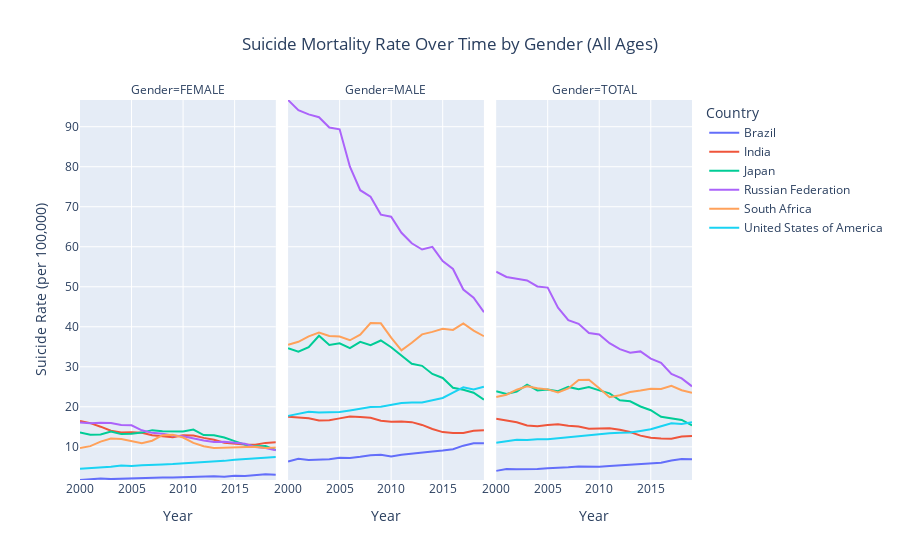

The notebook cell saved with this chart:
### Markdown cell above
## Option 1: Gender Dropdown
This section adds an interactive dropdown to explore suicide mortality trends by gender. Users can toggle between "MALE", "FEMALE", and "TOTAL" to compare how suicide rates differ across genders over time

### Code cell
# Step 1: Filter to selected countries and total age group
countries = ["United States of America", "India", "Brazil", "Japan", "South Africa", "Russian Federation"]
df_gender = df[
    (df["DIM_AGE"] == "TOTAL") &
    (df["GEO_NAME_SHORT"].isin(countries))
].copy()

# Step 2: Ensure gender order is consistent
df_gender["DIM_SEX"] = pd.Categorical(
    df_gender["DIM_SEX"],
    categories=["FEMALE", "MALE", "TOTAL"],
    ordered=True
)

# Step 3: Sort for proper line plotting
df_gender = df_gender.sort_values(by=["GEO_NAME_SHORT", "DIM_SEX", "DIM_TIME"])

# Step 4: Calculate global y-axis range
y_min = df_gender["RATE_PER_100000_N"].min()
y_max = df_gender["RATE_PER_100000_N"].max()

# Step 5: Create the faceted line chart
fig = px.line(
    df_gender,
    x="DIM_TIME",
    y="RATE_PER_100000_N",
    color="GEO_NAME_SHORT",
    line_group="GEO_NAME_SHORT",
    facet_col="DIM_SEX",
    title="Suicide Mortality Rate Over Time by Gender (All Ages)",
    labels={
        "DIM_TIME": "Year",
        "RATE_PER_100000_N": "Suicide Rate (per 100,000)",
        "GEO_NAME_SHORT": "Country",
        "DIM_SEX": "Gender"
    }
)

# Step 6: Apply consistent x-axis ticks and y-axis range
fig.update_layout(
    legend_title="Country",
    title_x=0.5
)

# Set x-axis ticks every 5 years for all subplots
fig.update_xaxes(
    tickmode='linear',
    tick0=2000,
    dtick=5,
    title='Year'
)

# Set consistent y-axis range for all subplots
for axis in ['yaxis', 'yaxis2', 'yaxis3']:
    fig.layout[axis].update(range=[y_min, y_max])

# Step 7: Show the plot
fig.show()

### Figure 1 — Plotly figure (JSON) as saved in the notebook; plotly's stock layout.template omitted (floating-point values rounded to 4 significant figures)
{"data": [{"hovertemplate": "Country=Brazil<br>Gender=FEMALE<br>Year=%{x}<br>Suicide Rate (per 100,000)=%{y}<extra></extra>", "legendgroup": "Brazil", "line": {"color": "#636efa", "dash": "solid"}, "marker": {"symbol": "circle"}, "mode": "lines", "name": "Brazil", "orientation": "v", "showlegend": true, "type": "scatter", "x": [2000, 2001, 2002, 2003, 2004, 2005, 2006, 2007, 2008, 2009, 2010, 2011, 2012, 2013, 2014, 2015, 2016, 2017, 2018, 2019], "xaxis": "x", "y": [1.7, 1.9, 2.05, 1.93, 2.03, 2.12, 2.19, 2.27, 2.34, 2.34, 2.45, 2.5, 2.63, 2.62, 2.53, 2.76, 2.69, 2.98, 3.14, 3.03], "yaxis": "y"}, {"hovertemplate": "Country=Brazil<br>Gender=MALE<br>Year=%{x}<br>Suicide Rate (per 100,000)=%{y}<extra></extra>", "legendgroup": "Brazil", "line": {"color": "#636efa", "dash": "solid"}, "marker": {"symbol": "circle"}, "mode": "lines", "name": "Brazil", "orientation": "v", "showlegend": false, "type": "scatter", "x": [2000, 2001, 2002, 2003, 2004, 2005, 2006, 2007, 2008, 2009, 2010, 2011, 2012, 2013, 2014, 2015, 2016, 2017, 2018, 2019], "xaxis": "x2", "y": [6.31, 6.98, 6.72, 6.79, 6.87, 7.25, 7.21, 7.51, 7.91, 7.99, 7.59, 8.03, 8.24, 8.62, 8.81, 9.08, 9.41, 10.28, 10.91, 10.88], "yaxis": "y2"}, {"hovertemplate": "Country=Brazil<br>Gender=TOTAL<br>Year=%{x}<br>Suicide Rate (per 100,000)=%{y}<extra></extra>", "legendgroup": "Brazil", "line": {"color": "#636efa", "dash": "solid"}, "marker": {"symbol": "circle"}, "mode": "lines", "name": "Brazil", "orientation": "v", "showlegend": false, "type": "scatter", "x": [2000, 2001, 2002, 2003, 2004, 2005, 2006, 2007, 2008, 2009, 2010, 2011, 2012, 2013, 2014, 2015, 2016, 2017, 2018, 2019], "xaxis": "x3", "y": [3.98, 4.42, 4.36, 4.34, 4.42, 4.66, 4.67, 4.86, 5.09, 5.13, 4.99, 5.23, 5.39, 5.58, 5.62, 5.87, 5.99, 6.58, 6.96, 6.89], "yaxis": "y3"}, {"hovertemplate": "Country=India<br>Gender=FEMALE<br>Year=%{x}<br>Suicide Rate (per 100,000)=%{y}<extra></extra>", "legendgroup": "India", "line": {"color": "#EF553B", "dash": "solid"}, "marker": {"symbol": "circle"}, "mode": "lines", "name": "India", "orientation": "v", "showlegend": true, "type": "scatter", "x": [2000, 2001, 2002, 2003, 2004, 2005, 2006, 2007, 2008, 2009, 2010, 2011, 2012, 2013, 2014, 2015, 2016, 2017, 2018, 2019], "xaxis": "x", "y": [16.44, 15.92, 15.03, 14.03, 13.55, 13.66, 13.48, 12.91, 12.65, 12.39, 12.87, 12.83, 12.23, 11.78, 11.0, 10.76, 10.56, 10.53, 10.98, 11.11], "yaxis": "y"}, {"hovertemplate": "Country=India<br>Gender=MALE<br>Year=%{x}<br>Suicide Rate (per 100,000)=%{y}<extra></extra>", "legendgroup": "India", "line": {"color": "#EF553B", "dash": "solid"}, "marker": {"symbol": "circle"}, "mode": "lines", "name": "India", "orientation": "v", "showlegend": false, "type": "scatter", "x": [2000, 2001, 2002, 2003, 2004, 2005, 2006, 2007, 2008, 2009, 2010, 2011, 2012, 2013, 2014, 2015, 2016, 2017, 2018, 2019], "xaxis": "x2", "y": [17.51, 17.23, 17.13, 16.57, 16.65, 17.1, 17.6, 17.44, 17.27, 16.49, 16.28, 16.35, 16.16, 15.46, 14.43, 13.67, 13.43, 13.43, 14.0, 14.14], "yaxis": "y2"}, {"hovertemplate": "Country=India<br>Gender=TOTAL<br>Year=%{x}<br>Suicide Rate (per 100,000)=%{y}<extra></extra>", "legendgroup": "India", "line": {"color": "#EF553B", "dash": "solid"}, "marker": {"symbol": "circle"}, "mode": "lines", "name": "India", "orientation": "v", "showlegend": false, "type": "scatter", "x": [2000, 2001, 2002, 2003, 2004, 2005, 2006, 2007, 2008, 2009, 2010, 2011, 2012, 2013, 2014, 2015, 2016, 2017, 2018, 2019], "xaxis": "x3", "y": [17.0, 16.6, 16.12, 15.35, 15.16, 15.45, 15.62, 15.27, 15.05, 14.53, 14.64, 14.66, 14.28, 13.7, 12.79, 12.27, 12.05, 12.04, 12.55, 12.69], "yaxis": "y3"}, {"hovertemplate": "Country=Japan<br>Gender=FEMALE<br>Year=%{x}<br>Suicide Rate (per 100,000)=%{y}<extra></extra>", "legendgroup": "Japan", "line": {"color": "#00cc96", "dash": "solid"}, "marker": {"symbol": "circle"}, "mode": "lines", "name": "Japan", "orientation": "v", "showlegend": true, "type": "scatter", "x": [2000, 2001, 2002, 2003, 2004, 2005, 2006, 2007, 2008, 2009, 2010, 2011, 2012, 2013, 2014, 2015, 2016, 2017, 2018, 2019], "xaxis": "x", "y": [13.56, 13.02, 13.09, 13.81, 13.17, 13.25, 13.55, 14.16, 13.9, 13.78, 13.81, 14.31, 12.92, 12.9, 12.3, 11.43, 10.54, 10.12, 10.21, 9.18], "yaxis": "y"}, {"hovertemplate": "Country=Japan<br>Gender=MALE<br>Year=%{x}<br>Suicide Rate (per 100,000)=%{y}<extra></extra>", "legendgroup": "Japan", "line": {"color": "#00cc96", "dash": "solid"}, "marker": {"symbol": "circle"}, "mode": "lines", "name": "Japan", "orientation": "v", "showlegend": false, "type": "scatter", "x": [2000, 2001, 2002, 2003, 2004, 2005, 2006, 2007, 2008, 2009, 2010, 2011, 2012, 2013, 2014, 2015, 2016, 2017, 2018, 2019], "xaxis": "x2", "y": [34.62, 33.75, 34.93, 37.75, 35.46, 35.88, 34.66, 36.23, 35.37, 36.57, 34.87, 32.81, 30.74, 30.23, 28.2, 27.2, 24.76, 24.24, 23.53, 21.81], "yaxis": "y2"}, {"hovertemplate": "Country=Japan<br>Gender=TOTAL<br>Year=%{x}<br>Suicide Rate (per 100,000)=%{y}<extra></extra>", "legendgroup": "Japan", "line": {"color": "#00cc96", "dash": "solid"}, "marker": {"symbol": "circle"}, "mode": "lines", "name": "Japan", "orientation": "v", "showlegend": false, "type": "scatter", "x": [2000, 2001, 2002, 2003, 2004, 2005, 2006, 2007, 2008, 2009, 2010, 2011, 2012, 2013, 2014, 2015, 2016, 2017, 2018, 2019], "xaxis": "x3", "y": [23.9, 23.19, 23.81, 25.55, 24.09, 24.34, 23.89, 24.97, 24.41, 24.93, 24.11, 23.36, 21.63, 21.37, 20.07, 19.13, 17.49, 17.01, 16.72, 15.34], "yaxis": "y3"}, {"hovertemplate": "Country=Russian Federation<br>Gender=FEMALE<br>Year=%{x}<br>Suicide Rate (per 100,000)=%{y}<extra></extra>", "legendgroup": "Russian Federation", "line": {"color": "#ab63fa", "dash": "solid"}, "marker": {"symbol": "circle"}, "mode": "lines", "name": "Russian Federation", "orientation": "v", "showlegend": true, "type": "scatter", "x": [2000, 2001, 2002, 2003, 2004, 2005, 2006, 2007, 2008, 2009, 2010, 2011, 2012, 2013, 2014, 2015, 2016, 2017, 2018, 2019], "xaxis": "x", "y": [16.07, 15.88, 16.0, 15.94, 15.42, 15.38, 14.12, 13.48, 13.24, 12.82, 12.64, 12.04, 11.57, 11.2, 11.27, 11.02, 10.74, 9.97, 9.72, 9.11], "yaxis": "y"}, {"hovertemplate": "Country=Russian Federation<br>Gender=MALE<br>Year=%{x}<br>Suicide Rate (per 100,000)=%{y}<extra></extra>", "legendgroup": "Russian Federation", "line": {"color": "#ab63fa", "dash": "solid"}, "marker": {"symbol": "circle"}, "mode": "lines", "name": "Russian Federation", "orientation": "v", "showlegend": false, "type": "scatter", "x": [2000, 2001, 2002, 2003, 2004, 2005, 2006, 2007, 2008, 2009, 2010, 2011, 2012, 2013, 2014, 2015, 2016, 2017, 2018, 2019], "xaxis": "x2", "y": [96.67, 94.11, 93.07, 92.36, 89.8, 89.34, 80.01, 74.13, 72.49, 68.03, 67.5, 63.49, 60.85, 59.3, 59.98, 56.41, 54.44, 49.3, 47.24, 43.63], "yaxis": "y2"}, {"hovertemplate": "Country=Russian Federation<br>Gender=TOTAL<br>Year=%{x}<br>Suicide Rate (per 100,000)=%{y}<extra></extra>", "legendgroup": "Russian Federation", "line": {"color": "#ab63fa", "dash": "solid"}, "marker": {"symbol": "circle"}, "mode": "lines", "name": "Russian Federation", "orientation": "v", "showlegend": false, "type": "scatter", "x": [2000, 2001, 2002, 2003, 2004, 2005, 2006, 2007, 2008, 2009, 2010, 2011, 2012, 2013, 2014, 2015, 2016, 2017, 2018, 2019], "xaxis": "x3", "y": [53.79, 52.44, 51.98, 51.58, 50.07, 49.79, 44.75, 41.65, 40.74, 38.43, 38.08, 35.89, 34.41, 33.49, 33.84, 32.05, 30.99, 28.19, 27.11, 25.11], "yaxis": "y3"}, {"hovertemplate": "Country=South Africa<br>Gender=FEMALE<br>Year=%{x}<br>Suicide Rate (per 100,000)=%{y}<extra></extra>", "legendgroup": "South Africa", "line": {"color": "#FFA15A", "dash": "solid"}, "marker": {"symbol": "circle"}, "mode": "lines", "name": "South Africa", "orientation": "v", "showlegend": true, "type": "scatter", "x": [2000, 2001, 2002, 2003, 2004, 2005, 2006, 2007, 2008, 2009, 2010, 2011, 2012, 2013, 2014, 2015, 2016, 2017, 2018, 2019], "xaxis": "x", "y": [9.71, 10.16, 11.3, 12.06, 11.94, 11.52, 10.92, 11.53, 12.89, 12.99, 12.32, 10.96, 10.14, 9.68, 9.8, 9.92, 10.05, 10.03, 9.68, 9.81], "yaxis": "y"}, {"hovertemplate": "Country=South Africa<br>Gender=MALE<br>Year=%{x}<br>Suicide Rate (per 100,000)=%{y}<extra></extra>", "legendgroup": "South Africa", "line": {"color": "#FFA15A", "dash": "solid"}, "marker": {"symbol": "circle"}, "mode": "lines", "name": "South Africa", "orientation": "v", "showlegend": false, "type": "scatter", "x": [2000, 2001, 2002, 2003, 2004, 2005, 2006, 2007, 2008, 2009, 2010, 2011, 2012, 2013, 2014, 2015, 2016, 2017, 2018, 2019], "xaxis": "x2", "y": [35.52, 36.25, 37.61, 38.55, 37.7, 37.54, 36.62, 38.01, 40.91, 40.86, 37.28, 34.09, 35.99, 38.1, 38.72, 39.51, 39.2, 40.82, 39.02, 37.64], "yaxis": "y2"}, {"hovertemplate": "Country=South Africa<br>Gender=TOTAL<br>Year=%{x}<br>Suicide Rate (per 100,000)=%{y}<extra></extra>", "legendgroup": "South Africa", "line": {"color": "#FFA15A", "dash": "solid"}, "marker": {"symbol": "circle"}, "mode": "lines", "name": "South Africa", "orientation": "v", "showlegend": false, "type": "scatter", "x": [2000, 2001, 2002, 2003, 2004, 2005, 2006, 2007, 2008, 2009, 2010, 2011, 2012, 2013, 2014, 2015, 2016, 2017, 2018, 2019], "xaxis": "x3", "y": [22.44, 23.02, 24.27, 25.12, 24.64, 24.35, 23.59, 24.59, 26.71, 26.74, 24.64, 22.37, 22.9, 23.71, 24.07, 24.52, 24.44, 25.22, 24.15, 23.52], "yaxis": "y3"}, {"hovertemplate": "Country=United States of America<br>Gender=FEMALE<br>Year=%{x}<br>Suicide Rate (per 100,000)=%{y}<extra></extra>", "legendgroup": "United States of America", "line": {"color": "#19d3f3", "dash": "solid"}, "marker": {"symbol": "circle"}, "mode": "lines", "name": "United States of America", "orientation": "v", "showlegend": true, "type": "scatter", "x": [2000, 2001, 2002, 2003, 2004, 2005, 2006, 2007, 2008, 2009, 2010, 2011, 2012, 2013, 2014, 2015, 2016, 2017, 2018, 2019], "xaxis": "x", "y": [4.52, 4.68, 4.97, 5.01, 5.35, 5.21, 5.36, 5.54, 5.6, 5.68, 5.83, 6.03, 6.11, 6.22, 6.48, 6.77, 6.95, 7.07, 7.24, 7.47], "yaxis": "y"}, {"hovertemplate": "Country=United States of America<br>Gender=MALE<br>Year=%{x}<br>Suicide Rate (per 100,000)=%{y}<extra></extra>", "legendgroup": "United States of America", "line": {"color": "#19d3f3", "dash": "solid"}, "marker": {"symbol": "circle"}, "mode": "lines", "name": "United States of America", "orientation": "v", "showlegend": false, "type": "scatter", "x": [2000, 2001, 2002, 2003, 2004, 2005, 2006, 2007, 2008, 2009, 2010, 2011, 2012, 2013, 2014, 2015, 2016, 2017, 2018, 2019], "xaxis": "x2", "y": [17.73, 18.3, 18.77, 18.58, 18.64, 18.69, 19.07, 19.46, 19.95, 20.03, 20.55, 20.92, 21.09, 21.04, 21.62, 22.19, 23.53, 24.88, 24.3, 24.99], "yaxis": "y2"}, {"hovertemplate": "Country=United States of America<br>Gender=TOTAL<br>Year=%{x}<br>Suicide Rate (per 100,000)=%{y}<extra></extra>", "legendgroup": "United States of America", "line": {"color": "#19d3f3", "dash": "solid"}, "marker": {"symbol": "circle"}, "mode": "lines", "name": "United States of America", "orientation": "v", "showlegend": false, "type": "scatter", "x": [2000, 2001, 2002, 2003, 2004, 2005, 2006, 2007, 2008, 2009, 2010, 2011, 2012, 2013, 2014, 2015, 2016, 2017, 2018, 2019], "xaxis": "x3", "y": [11.03, 11.39, 11.77, 11.7, 11.91, 11.86, 12.13, 12.41, 12.69, 12.76, 13.1, 13.39, 13.51, 13.55, 13.97, 14.4, 15.15, 15.89, 15.68, 16.14], "yaxis": "y3"}], "layout": {"annotations": [{"font": {}, "showarrow": false, "text": "Gender=FEMALE", "x": 0.16, "xanchor": "center", "xref": "paper", "y": 1, "yanchor": "bottom", "yref": "paper"}, {"font": {}, "showarrow": false, "text": "Gender=MALE", "x": 0.5, "xanchor": "center", "xref": "paper", "y": 1, "yanchor": "bottom", "yref": "paper"}, {"font": {}, "showarrow": false, "text": "Gender=TOTAL", "x": 0.84, "xanchor": "center", "xref": "paper", "y": 1, "yanchor": "bottom", "yref": "paper"}], "autosize": true, "legend": {"title": {"text": "Country"}, "tracegroupgap": 0}, "title": {"text": "Suicide Mortality Rate Over Time by Gender (All Ages)", "x": 0.5}, "xaxis": {"anchor": "y", "autorange": true, "domain": [0, 0.32], "dtick": 5, "range": [2000, 2019], "tick0": 2000, "tickmode": "linear", "title": {"text": "Year"}, "type": "linear"}, "xaxis2": {"anchor": "y2", "autorange": true, "domain": [0.34, 0.66], "dtick": 5, "matches": "x", "range": [2000, 2019], "tick0": 2000, "tickmode": "linear", "title": {"text": "Year"}, "type": "linear"}, "xaxis3": {"anchor": "y3", "autorange": true, "domain": [0.68, 1.0], "dtick": 5, "matches": "x", "range": [2000, 2019], "tick0": 2000, "tickmode": "linear", "title": {"text": "Year"}, "type": "linear"}, "yaxis": {"anchor": "x", "domain": [0, 1], "range": [1.7, 96.67], "title": {"text": "Suicide Rate (per 100,000)"}, "type": "linear"}, "yaxis2": {"anchor": "x2", "domain": [0, 1], "matches": "y", "range": [1.7, 96.67], "showticklabels": false, "type": "linear"}, "yaxis3": {"anchor": "x3", "domain": [0, 1], "matches": "y", "range": [1.7, 96.67], "showticklabels": false, "type": "linear"}}}
